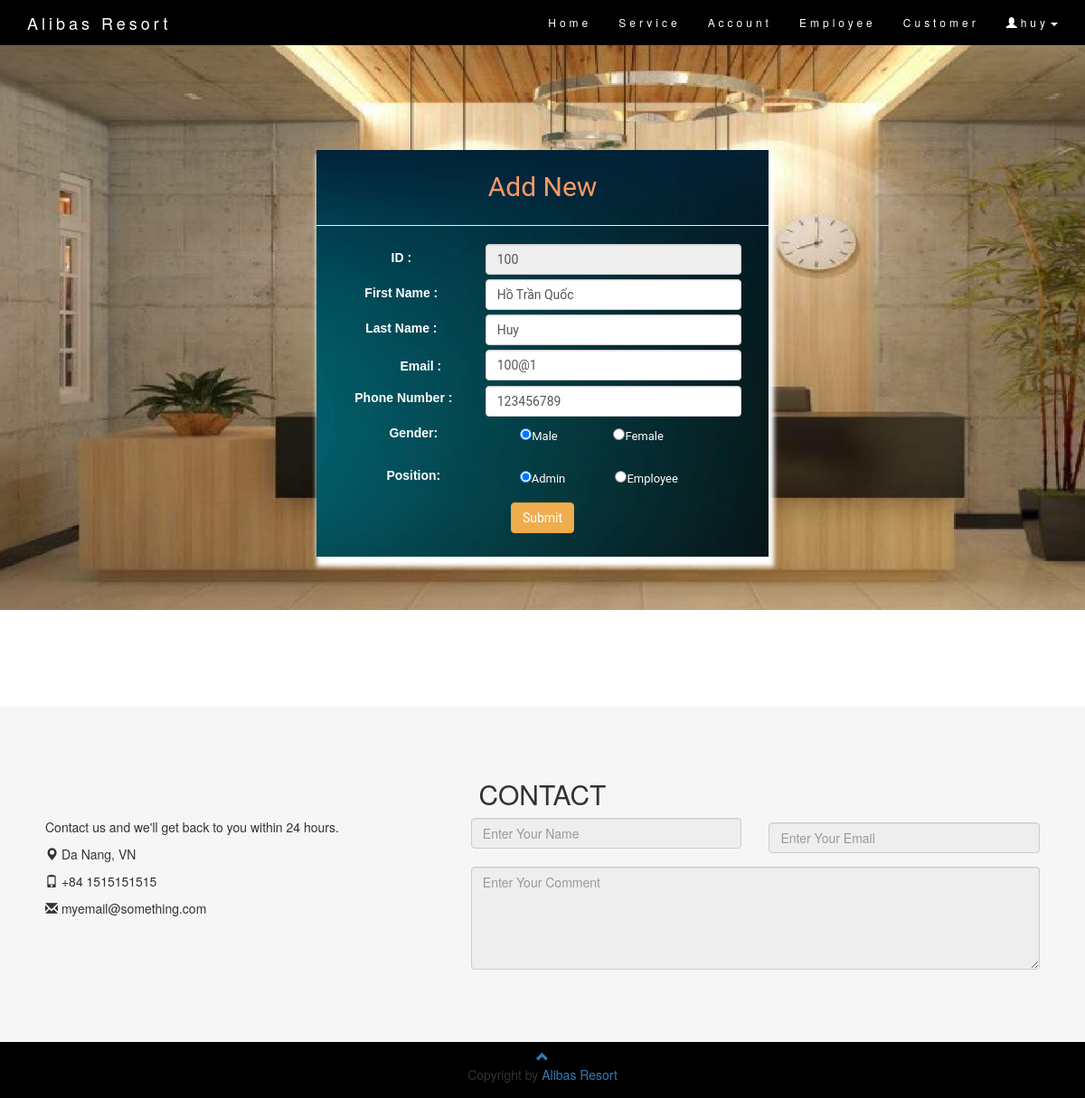
The page /pages/employee/EditEmployee.php?id=100 (signed in) on the database its author committed.
### tables this page shows
CREATE TABLE IF NOT EXISTS `employee` (
  `id` INT NOT NULL AUTO_INCREMENT,
  `firstname` VARCHAR(450) NOT NULL,
  `lastname` VARCHAR(450) NOT NULL,
  `email` VARCHAR(450) NOT NULL,
  `phonenumber` VARCHAR(450) NOT NULL,
  `gender` INT NOT NULL,
  `position` INT NOT NULL,
  PRIMARY KEY (`id`));

### config/pages/employee/edit.php (called while the page is built, shortened)
<?php include "../../config/connection/Dbcon.php";
global $con; ?>
<?php
if (isset($_GET['id'])) {
    $id = $_GET['id'];
    $result = mysqli_query($con, "select * FROM `employee` WHERE id= $id");
    $row = mysqli_fetch_assoc($result);
}
?>

### pages/employee/EditEmployee.php (the view, shortened to what this page needs)
<?php
global $con;
?>
<!Doctype html>
<html>
<head>
	<?php include "../../includes/head.php" ?>
</head>
<body>
<nav class="navbar navbar-default navbar-fixed-top">
		<div class="container">
			<div class="navbar-header">
				<a class="navbar-brand" href="../../index.php">Alibas Resort</a>
			</div>
			<div class="collapse navbar-collapse" id="myNavbar">
				<ul class="nav navbar-nav navbar-right">
				<li class="nav-item"><a class="" href="#">
				<?php include "../../config/pages/employee/edit.php" ; ?>
				</a></li>
					<li class="nav-item"><a class="nav-link" href="../../index.php">Home</a></li>
					<li class="nav-item"><a class="nav-link" href="../../Service.php">Service</a></li>
					<?php if (isset($_SESSION['username'])) {
						if (isset($_SESSION['isAdmin'])  == true) {
							$isAdmin = $_SESSION['isAdmin'];
							if ($isAdmin == 1) { ?>
								<li class="nav-item"><a class="nav-link" href="../../pages/account/ListAccount.php">Account</a></li>
						<?php }
						} ?>
						<li class="nav-item"><a class="nav-link" href="../../pages/employee/ListEmployee.php">Employee</a></li>
						<li class="nav-item"><a class="nav-link" href="../../pages/customer/ListCustomer.php">Customer</a></li>
						<li class="dropdown"><a class="dropdown-toggle" data-toggle="dropdown" href="#"><span class="glyphicon glyphicon-user">
								</span><?php echo isset($_SESSION['username']) ? $_SESSION['username'] : ""; ?><span class="caret"></span>
							</a>
						</li> <?php  } ?>
				</ul>
			</div>
		</div>
	</nav>
	<div class="containers">
		<form action="" method="post">
			<header class="heading"> Add New</header>
			<hr>
			<div class="row2">
				<div class="col-sm-12">
					<div class="row2">
						<div class="col-xs-4">
							<label class="id">ID :</label>
						</div>
						<div class="col-xs-8">
							<input type="text" name="id" id="id" value="<?=$row['id']?>" placeholder="Enter Your ID" class="form-control" readonly>
						</div>
					</div>
				</div>
				<div class="col-sm-12">
					<div class="row2">
						<div class="col-xs-4">
							<label class="firstname">First Name :</label>
						</div>
						<div class="col-xs-8">
							<input type="text" name="firstname" id="firstname" value="<?=$row['firstname']?>" placeholder="Enter Your First Name" class="form-control" required="required">
						</div>
					</div>
				</div>
				<div class="col-sm-12">
					<div class="row2">
						<div class="col-xs-4">
							<label class="lastname">Last Name :</label>
						</div>
						<div class="col-xs-8">
							<input type="text" name="lastname" id="lastname" value="<?=$row['lastname']?>" placeholder="Enter Your Last Name" class="form-control last" required="required">
						</div>
					</div>
				</div>
				<div class="col-sm-12">
					<div class="row2">
						<div class="col-xs-4">
							<label class="email">Email :</label>
						</div>
						<div class="col-xs-8">
							<input type="email" name="email" id="email" value="<?=$row['email']?>" placeholder="Enter your email" class="form-control" required="required">
						</div>
					</div>
				</div>
				<div class="col-sm-12">
					<div class="row2">
						<div class="col-xs-4">
							<label class="pno">Phone Number :</label>
						</div>
						<div class="col-xs-8">
							<input type="text" class="form-control" name="phonenumber" id="phonenumber" value="<?=$row['phonenumber']?>" required="required" placeholder="Enter Phone Number">
						</div>
					</div>
				</div>
				<div class="col-sm-12">
					<div class="row2">
						<div class="col-xs-4 ">
							<label class="gender">Gender:</label>
						</div>
						<div class="col-xs-4 male">
							<input type="radio" name="gender" id="gender" value="1"<?php if ($row['gender'] == 1) { echo 'checked';}else{ echo''; } ?> required="required">Male
						</div>
						<div class="col-xs-4 female">
							<input type="radio" name="gender" id="gender" value="0" <?php if ($row['gender'] == 0) { echo 'checked';}else{ echo''; } ?> required="required">Female
						</div>
						<div class="col-xs-4 ">
							<label class="position">Position:</label>
						</div>
						<div class="col-xs-4 admin">
							<input type="radio" name="position" id="position" value="1" <?php if ($row['position'] == 1) { echo 'checked';}else{ echo''; } ?> required="required">Admin
						</div>
						<div class="col-xs-4 employee">
							<input type="radio" name="position" id="position" value="0" <?php if ($row['position'] == 0) { echo 'checked';}else{ echo''; } ?> required="required">Employee
						</div>
					</div>
					<div class="col-sm-12">
						<button type="submit" name="submit" class="btn btn-warning">Submit</button>
					</div>
				</div>
			</div>
		</form>
	</div>
	<?php include "../../includes/footer.php" ?>
</body>
</html>

### includes/head.php (style rules this page uses)
.navbar { margin-bottom: 0; background-color: black; z-index: 9999; border: 0; font-size: 12px !important; line-height: 1.42857143 !important; letter-spacing: 4px; border-radius: 0; }
.navbar li a, .navbar .navbar-brand { color: #fff !important; }

### pages/employee/EditEmployee.php (style rules this page uses)
body { background-image: url('../../image/quayletan.jpg'); background-repeat: no-repeat; background-size: contain; width: 100%; height: 100vh; overflow: auto; }
.containers { font-family: Roboto, sans-serif; background-image: url('../../image/darkblueback.jpg'); border-style: 1px solid grey; margin: 0 auto; text-align: center; opacity: 1.8; margin-top: 67px; box-shadow: 3px 8px 5px 3px #fff; max-width: 500px; padding-top: 10px; height: 450px; margin-top: 166px; margin-bottom: 166px; }
.row2 { margin-right: 0px; margin-left: 0px; }
.id { margin-left: 1px; font-family: sans-serif; font-size: 14px; color: white; margin-top: 5px; }
#id { margin-bottom: 5px; }
.lastname { margin-left: 1px; font-family: sans-serif; font-size: 14px; color: white; margin-top: 10px; }
.firstname { margin-left: 1px; font-family: sans-serif; font-size: 14px; color: white; margin-top: 5px; }
#lastname { margin-top: 5px; }
.heading { text-decoration: bold; text-align: center; font-size: 30px; color: #F96; padding-top: 10px; }
#email { margin-top: 5px; }
.email { margin-left: 44px; font-family: sans-serif; color: white; font-size: 14px; margin-top: 13px; }
.pno { color: white; margin-top: 9px; font-size: 14px; font-family: sans-serif; margin-left: 6px; margin-top: 9px; }
#phonenumber { margin-top: 6px; }
.gender { color: white; font-family: sans-serif; font-size: 14px; margin-left: 28px; margin-top: 8px; }
.col-xs-4.male { color: white; font-size: 13px; margin-top: 9px; padding-bottom: 16px; margin-left: -4px; }
.col-xs-4.female { color: white; font-size: 13px; margin-top: 9px; padding-bottom: 16px; padding-right: 95px; padding-left: 2px; }
.position { color: white; font-family: sans-serif; font-size: 14px; margin-left: 28px; margin-top: 8px; }
.col-xs-4.admin { color: white; font-size: 13px; margin-top: 9px; padding-bottom: 16px; }
.col-xs-4.employee { color: white; font-size: 13px; margin-top: 9px; padding-bottom: 16px; padding-right: 83px; padding-left: 0px; }

### rows shown on the page
employee: id "100", firstname "Hồ Trần Quốc", lastname "Huy", email "100@1", phonenumber "123456789", gender "☑", position "☑"

### other values the page prints
$_SESSION['username'] "huy"
